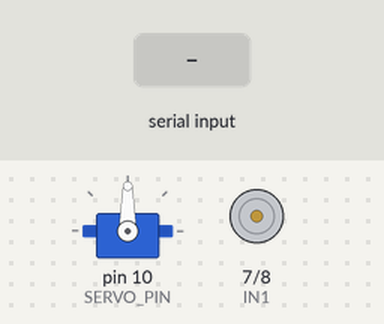
Simulated run of this sketch. Board: Arduino Uno, built with avr-gcc and run on an emulated ATmega328P. On the bench: servo, motor-driver pin pairs drawn as motors (green arrow = first pin HIGH = forward, orange = second pin HIGH = backward, longer = more drive, scaled by the enable pin). The inputs (shaded band) are chosen by the test bench.

Above: at 1.2 s.
1.3 s: "r" received over Serial
At 2.0 s:
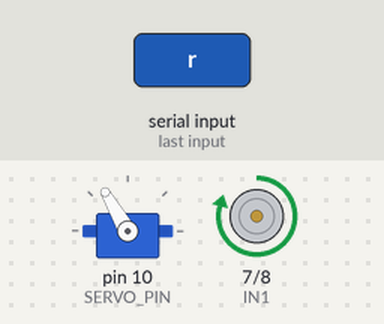
At 2.7 s:
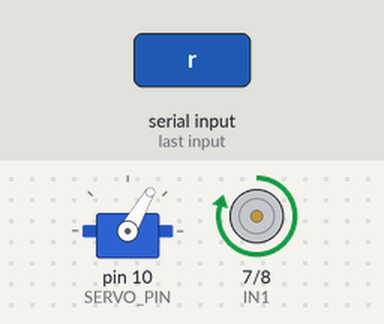
4.3 s: "g" received over Serial
At 5.7 s:
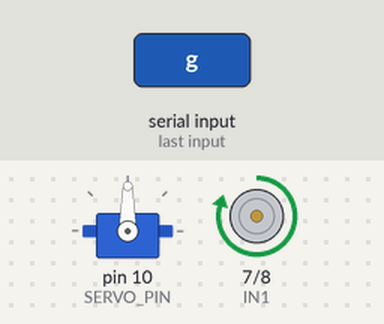
Timing chart, 0 to 7.3 s (numbered marks = the images above; inputs shaded):
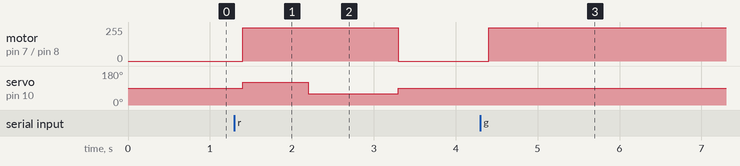

Measured:
- after the input at 1.3 s, motor on pin 7 (IN1) / pin 8 (IN2): stopped → forward 250/255 after 0.10 s, → stopped 1.9 s later; servo on pin 10 (SERVO_PIN): 90° → 120° after 0.10 s, → 60° 0.80 s later, → 90° 1.1 s later
- after the input at 4.3 s, motor on pin 7 (IN1) / pin 8 (IN2): stopped → forward 250/255 after 0.10 s

The sketch:

move.ino
```cpp
#include <Servo.h>

// Motor driver pins (L298N)
const int IN1 = 7;
const int IN2 = 8;
const int ENA = 9;  // Enable pin (PWM capable)

// Servo pin
const int SERVO_PIN = 10;
Servo steeringServo;

// Steering angles
#define STEERING_LEFT 60
#define STEERING_CENTER 90
#define STEERING_RIGHT 120

void setup() {
  // Motor setup
  pinMode(IN1, OUTPUT);
  pinMode(IN2, OUTPUT);
  pinMode(ENA, OUTPUT);

  Serial.begin(9600);

  // Servo setup
  steeringServo.attach(SERVO_PIN);
  center();

  stop();
}

void loop() {
  if (Serial.available()) {
    char command = Serial.read();
    switch (command) {
      case 'g':
        forward();
        break;
      case 'r':
        ocolireDreapta(); // când primește 'r', face ocolirea
        break;
      default:
        forward();
    }
  }

  delay(100);
}

void forward() {
  digitalWrite(IN1, HIGH);
  digitalWrite(IN2, LOW);
  analogWrite(ENA, 250);  // Ajustează viteza
}

void backward() {
  digitalWrite(IN1, LOW);
  digitalWrite(IN2, HIGH);
  analogWrite(ENA, 250);
}

void stop() {
  digitalWrite(IN1, LOW);
  digitalWrite(IN2, LOW);
  analogWrite(ENA, 0);
}

void left() {
  steeringServo.write(STEERING_LEFT);
}

void right() {
  steeringServo.write(STEERING_RIGHT);
}

void center() {
  steeringServo.write(STEERING_CENTER);
}

void ocolireDreapta() {
  right();
  forward();
  delay(800);

  left();
  delay(300);

  forward();
  delay(800);

  center();
  stop();
}

void ocolireStanga() {
  left();
  forward();
  delay(800);

  right();
  delay(300);

  forward();
  delay(800);

  center();
  stop();
}
```
